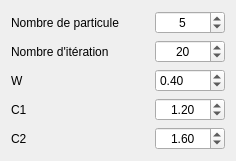
                         <widget class="QWidget" name="scrollAreaWidgetContents_3">
                          <property name="geometry">
                           <rect>
                            <x>0</x>
                            <y>0</y>
                            <width>236</width>
                            <height>147</height>
                           </rect>
                          </property>
                          <layout class="QHBoxLayout" name="horizontalLayout_17">
                           <item>
                            <layout class="QGridLayout" name="gridLayout_24">
                             <item row="4" column="1">
                              <widget class="QDoubleSpinBox" name="pso_c2">
                               <property name="maximumSize">
                                <size>
                                 <width>70</width>
                                 <height>16777215</height>
                                </size>
                               </property>
                               <property name="alignment">
                                <set>Qt::AlignCenter</set>
                               </property>
                               <property name="minimum">
                                <double>0.750000000000000</double>
                               </property>
                               <property name="maximum">
                                <double>2.000000000000000</double>
                               </property>
                               <property name="singleStep">
                                <double>0.100000000000000</double>
                               </property>
                               <property name="value">
                                <double>1.600000000000000</double>
                               </property>
                              </widget>
                             </item>
                             <item row="1" column="0">
                              <widget class="QLabel" name="label_54">
                               <property name="text">
                                <string>Nombre d'itération</string>
                               </property>
                              </widget>
                             </item>
                             <item row="0" column="0">
                              <widget class="QLabel" name="label_55">
                               <property name="text">
                                <string>Nombre de particule</string>
                               </property>
                              </widget>
                             </item>
                             <item row="2" column="0">
                              <widget class="QLabel" name="label_56">
                               <property name="text">
                                <string>W</string>
                               </property>
                              </widget>
                             </item>
                             <item row="3" column="0">
                              <widget class="QLabel" name="label_57">
                               <property name="text">
                                <string>C1</string>
                               </property>
                              </widget>
                             </item>
                             <item row="0" column="1">
                              <widget class="QSpinBox" name="pso_nbParticule">
                               <property name="maximumSize">
                                <size>
                                 <width>70</width>
                                 <height>16777215</height>
                                </size>
                               </property>
                               <property name="alignment">
                                <set>Qt::AlignCenter</set>
                               </property>
                               <property name="minimum">
                                <number>3</number>
                               </property>
                               <property name="maximum">
                                <number>8</number>
                               </property>
                               <property name="value">
                                <number>5</number>
                               </property>
                              </widget>
                             </item>
                             <item row="3" column="1">
                              <widget class="QDoubleSpinBox" name="pso_c1">
                               <property name="maximumSize">
                                <size>
                                 <width>70</width>
                                 <height>16777215</height>
                                </size>
                               </property>
                               <property name="alignment">
                                <set>Qt::AlignCenter</set>
                               </property>
                               <property name="minimum">
                                <double>0.750000000000000</double>
                               </property>
                               <property name="maximum">
                                <double>1.500000000000000</double>
                               </property>
                               <property name="singleStep">
                                <double>0.100000000000000</double>
                               </property>
                               <property name="value">
                                <double>1.200000000000000</double>
                               </property>
                              </widget>
                             </item>
                             <item row="1" column="1">
                              <widget class="QSpinBox" name="pso_nbIter">
                               <property name="maximumSize">
                                <size>
                                 <width>70</width>
                                 <height>16777215</height>
                                </size>
                               </property>
                               <property name="alignment">
                                <set>Qt::AlignCenter</set>
                               </property>
                               <property name="minimum">
                                <number>10</number>
                               </property>
                               <property name="maximum">
                                <number>30</number>
                               </property>
                               <property name="value">
                                <number>20</number>
                               </property>
                              </widget>
                             </item>
                             <item row="4" column="0">
                              <widget class="QLabel" name="label_58">
                               <property name="text">
                                <string>C2</string>
                               </property>
                              </widget>
                             </item>
                             <item row="2" column="1">
                              <widget class="QDoubleSpinBox" name="pso_w">
                               <property name="maximum">
                                <double>1.000000000000000</double>
                               </property>
                               <property name="singleStep">
                                <double>0.100000000000000</double>
                               </property>
                               <property name="value">
                                <double>0.400000000000000</double>
                               </property>
                              </widget>
                             </item>
                            </layout>
                           </item>
                          </layout>
                         </widget>
